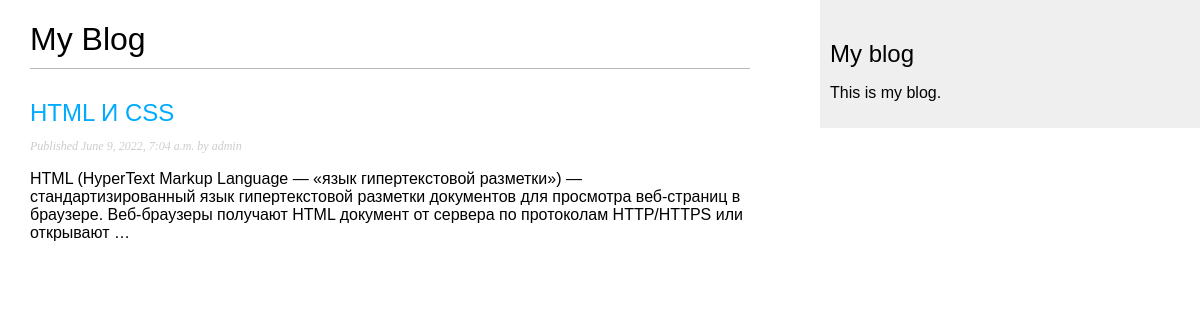
The page /blog/ on the database as committed earlier.
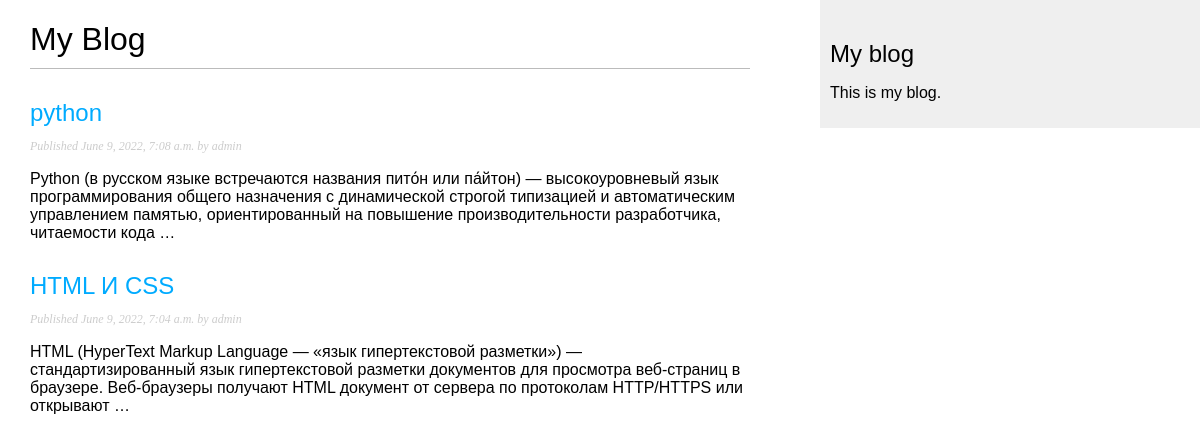
The same page on the database as committed later.
### blog/models.py (models this page shows, shortened)
class Post(models.Model):
    class Status(models.TextChoices):
        DRAFT = 'DF', 'Draft'
        PUBLISHED = 'PB', 'Published'
    title = models.CharField(max_length=250)
    slug = models.SlugField(max_length=250)
    author = models.ForeignKey(User,on_delete=models.CASCADE,related_name='blog_posts')
    body = models.TextField()
    publish = models.DateTimeField(default=timezone.now)
    created = models.DateTimeField(auto_now_add=True)
    updated = models.DateTimeField(auto_now=True)
    status = models.CharField(max_length=2,choices=Status.choices,default=Status.DRAFT)
    objects = models.Manager() # The default manager.
    published = PublishedManager() # Our custom manager.
    class Meta:
        ordering = ['-publish']
        indexes = [
            models.Index(fields=['-publish']),
        ]

### blog/views.py (the view)
# urls.py: path('', views.post_list, name='post_list'),
def post_list(request):
    posts = Post.published.all()
    return render(request,
        'blog/post/list.html',
        {'posts': posts})

### blog/models.py (called while the page is built)
    def get_queryset(self):
        return super().get_queryset()\
            .filter(status=Post.Status.PUBLISHED)

### blog/templates/blog/post/list.html (shortened to what this page needs)
{% extends "blog/base.html" %}
{% block content %}
 <h1>My Blog</h1>
 {% for post in posts %}
 <h2>
 <a href="{% url 'blog:post_detail' post.id %}">
 {{ post.title }}
 </a>
 </h2>
 <p class="date">
 Published {{ post.publish }} by {{ post.author }}
 </p>
 {{ post.body|truncatewords:30|linebreaks }}
 {% endfor %}
{% endblock %}

Rows that differ between the two databases and show on the page:
now on this page (row edited): Post: title "python", publish "June 9, 2022, 7:08 a.m.", author "admin", body "Python (в русском языке встречаются названия пито́н или па́йтон) — высокоуровневый язык программирования общего назначения с динамической строгой типизацией и автоматическим управлением памятью, ориентированный на повышение производительности разработчика, читаемости кода …"
